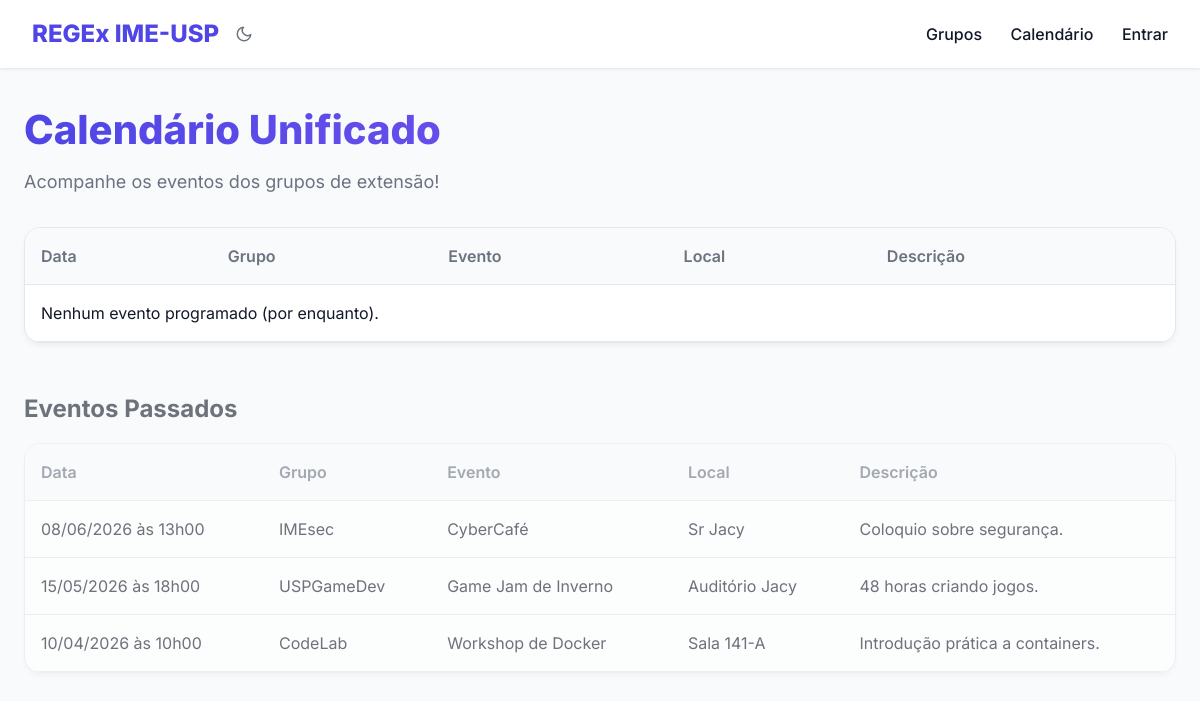
/calendar, run on the app's committed database.
### models.py (models this page shows)
class Event(SQLModel, table=True):
    id: Optional[int] = Field(default=None, primary_key=True)
    title: str
    date: str
    location: str = Field(default="")
    description: str
    group_id: Optional[int] = Field(default=None, foreign_key="extensiongroup.id")
    group: Optional[ExtensionGroup] = Relationship(back_populates="events")

class ExtensionGroup(SQLModel, table=True):
    id: Optional[int] = Field(default=None, primary_key=True)
    name: str
    description: str
    logo_url: str
    website: Optional[str] = Field(default=None)
    events: List["Event"] = Relationship(back_populates="group")

### main.py (the view)
@app.get("/calendar", response_class=HTMLResponse)
async def calendar(request: Request, session: Session = Depends(get_session)):
    now = datetime.now().isoformat(timespec='seconds')
    future = session.exec(select(Event).where(Event.date >= now).order_by(Event.date)).all()
    past = session.exec(select(Event).where(Event.date < now).order_by(Event.date.desc())).all()
    groups = session.exec(select(ExtensionGroup)).all()
    return templates.TemplateResponse(
        request=request,
        name="calendar.html",
        context={"request": request, "future_events": future, "past_events": past, "groups": groups}
    )

### templates/calendar.html
{% extends "base.html" %}
{% block content %}
<h1>Calendário Unificado</h1>
<p class="subtitle">Acompanhe os eventos dos grupos de extensão!</p>
<div class="table-container" style="margin-top: 1rem; margin-bottom: 3rem;">
    <table>
        <thead>
            <tr>
                <th>Data</th>
                <th>Grupo</th>
                <th>Evento</th>
                <th>Local</th>
                <th>Descrição</th>
            </tr>
        </thead>
        <tbody>
            {% for event in future_events %}
            <tr>
                <td>{{ event.date | datetime }}</td>
                <td>
                    {% for g in groups %}
                    {% if g.id == event.group_id %}{{ g.name }}{% endif %}
                    {% endfor %}
                </td>
                <td><strong>{{ event.title }}</strong></td>
                <td>{{ event.location }}</td>
                <td>{{ event.description }}</td>
            </tr>
            {% else %}
            <tr>
                <td colspan="5">Nenhum evento programado (por enquanto).</td>
            </tr>
            {% endfor %}
        </tbody>
    </table>
</div>
<h2 style="opacity: 0.6;">Eventos Passados</h2>
<div class="table-container" style="margin-top: 1rem; opacity: 0.6;">
    <table>
        <thead>
            <tr>
                <th>Data</th>
                <th>Grupo</th>
                <th>Evento</th>
                <th>Local</th>
                <th>Descrição</th>
            </tr>
        </thead>
        <tbody>
            {% for event in past_events %}
            <tr>
                <td>{{ event.date | datetime }}</td>
                <td>
                    {% for g in groups %}
                    {% if g.id == event.group_id %}{{ g.name }}{% endif %}
                    {% endfor %}
                </td>
                <td>{{ event.title }}</td>
                <td>{{ event.location }}</td>
                <td>{{ event.description }}</td>
            </tr>
            {% else %}
            <tr>
                <td colspan="5">Nenhum evento passado encontrado.</td>
            </tr>
            {% endfor %}
        </tbody>
    </table>
</div>
{% endblock %}

### static/css/style.css (style rules this page uses)
:root { --primary: #4F46E5; --primary-hover: #4338CA; --bg-color: #F9FAFB; --text-dark: #111827; --text-light: #6B7280; --card-bg: #FFFFFF; --border: #E5E7EB; --danger: #EF4444; --danger-hover: #DC2626; --success: #10B981; --input-bg: #FFFFFF; --shadow-color: rgba(0, 0, 0, 0.1); --shadow-color-light: rgba(0, 0, 0, 0.05); }
* { box-sizing: border-box; margin: 0; padding: 0; }
body { font-family: 'Inter', sans-serif; background-color: var(--bg-color); color: var(--text-dark); line-height: 1.5; }
h1 { font-size: 2.5rem; font-weight: 800; margin-bottom: 0.5rem; background: linear-gradient(90deg, var(--primary), #8B5CF6); -webkit-background-clip: text; -webkit-text-fill-color: transparent; }
p.subtitle { color: var(--text-light); font-size: 1.125rem; margin-bottom: 2rem; }
.table-container { background: var(--card-bg); border-radius: 1rem; box-shadow: 0 4px 6px -1px var(--shadow-color-light); overflow: auto; border: 1px solid var(--border); }
table { width: 100%; border-collapse: collapse; }
th, td { padding: 1rem; text-align: left; border-bottom: 1px solid var(--border); }
th { background-color: var(--bg-color); font-weight: 600; color: var(--text-light); }

### data on the page
Event: date "08/06/2026 às 13h00", title "CyberCafé", location "Sr Jacy", description "Coloquio sobre segurança."
ExtensionGroup: name "IMEsec"
Event: date "15/05/2026 às 18h00", title "Game Jam de Inverno", location "Auditório Jacy", description "48 horas criando jogos."
ExtensionGroup: name "USPGameDev"
Event: date "10/04/2026 às 10h00", title "Workshop de Docker", location "Sala 141-A", description "Introdução prática a containers."
ExtensionGroup: name "CodeLab"
